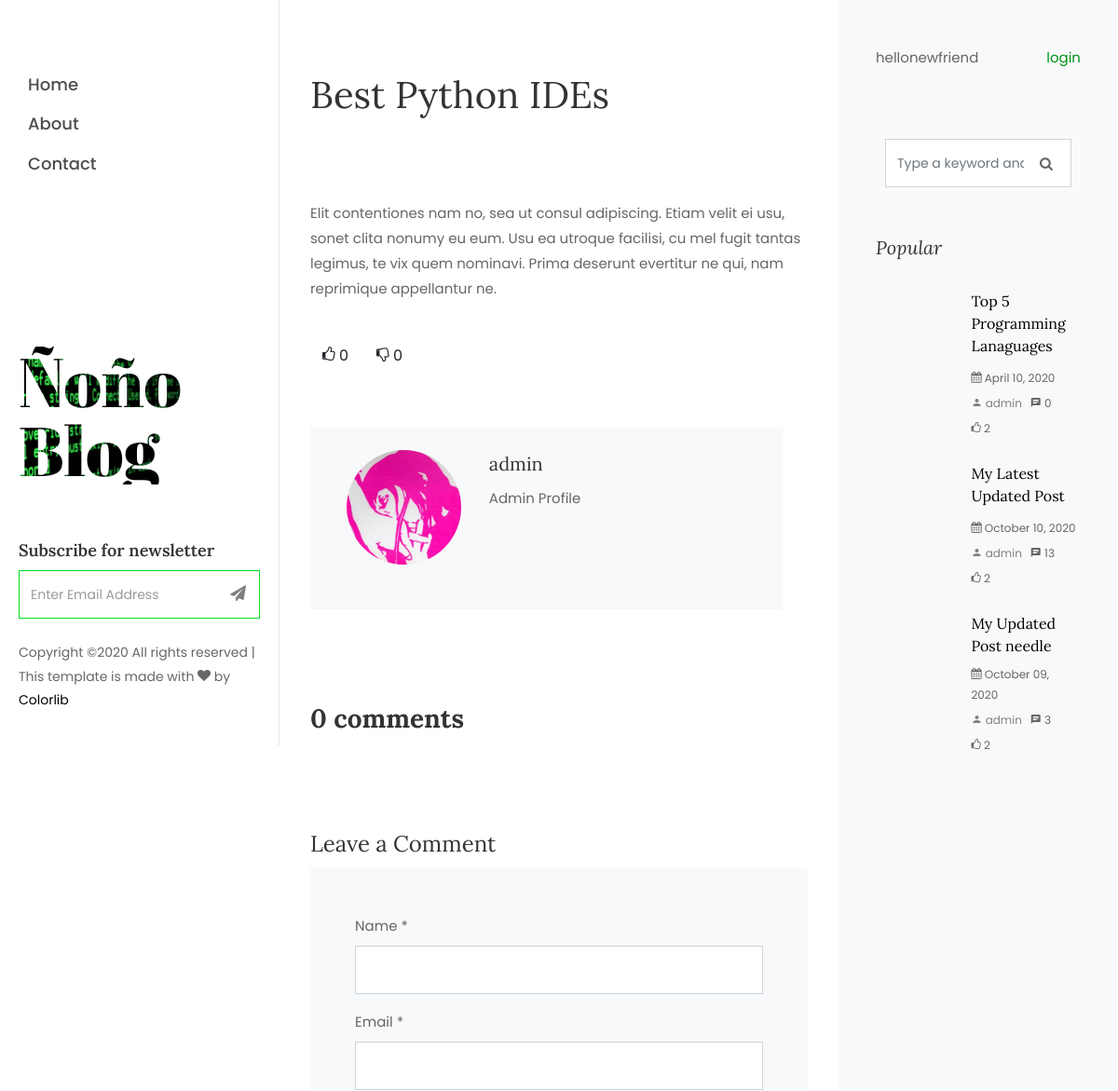
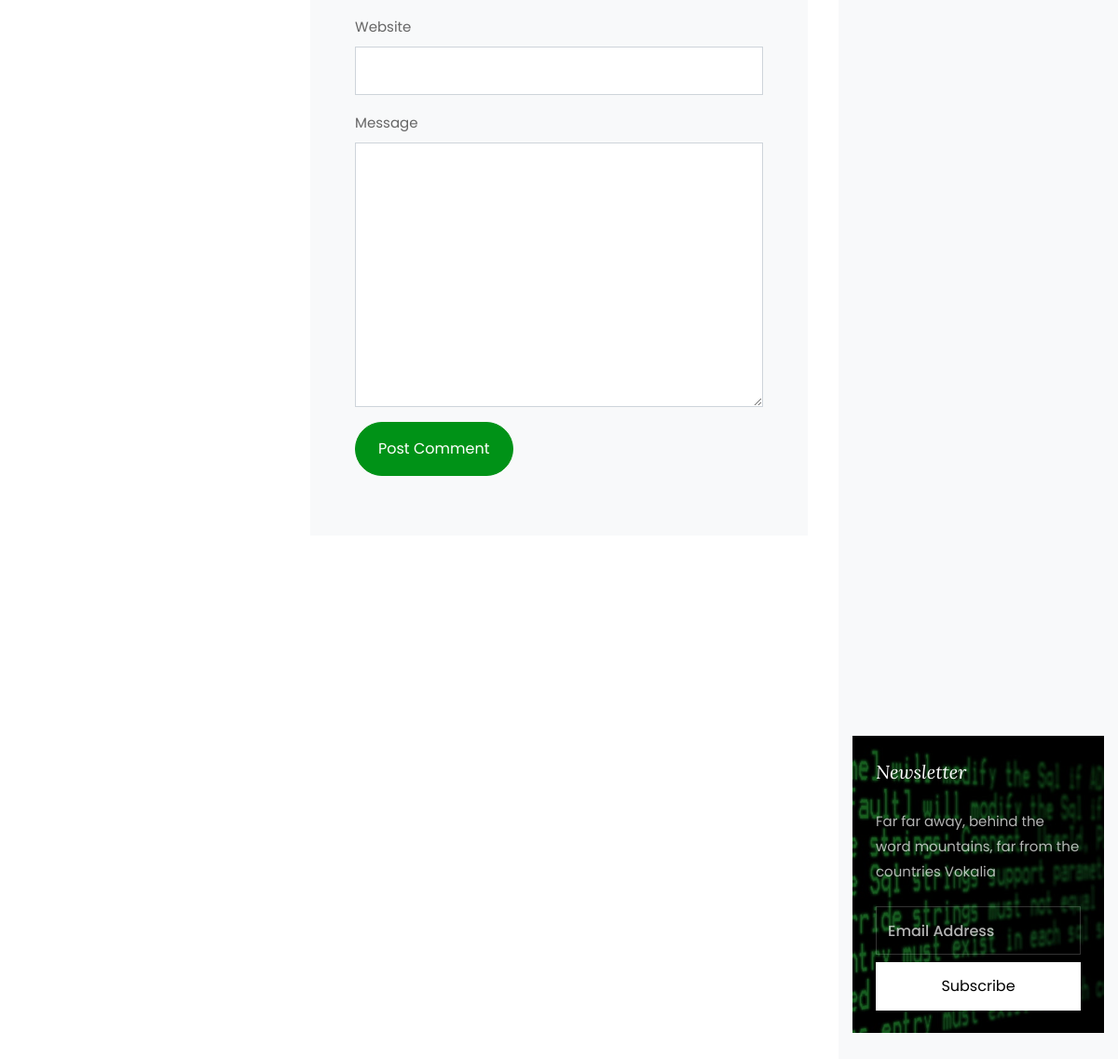
The app's page /posts/11/ with its own data (2 pictures, top to bottom).
### blog/models.py (models this page shows, shortened)
class Post(models.Model):
    title = models.CharField(max_length=255)
    image = models.ImageField(upload_to='blog/', default='default_post.jpg')
    content = models.TextField()
    created_at = models.DateTimeField(auto_now_add=True)
    category = models.ForeignKey(Category, on_delete=models.SET_NULL, null=True, blank=True)
    author = models.ForeignKey(User, on_delete=models.CASCADE)
    active = models.BooleanField(default=True)
    tags = TaggableManager(blank=True)
    def get_comments(self):
        return self.comments.count()
    def get_likes(self):
        return self.votes.filter(like=True).count()
    def get_dislikes(self):
        return self.votes.filter(like=False).count()

### users/models.py (models this page shows, shortened)
class Profile(models.Model):
    user = models.OneToOneField(User, on_delete=models.CASCADE)
    bio = models.TextField()
    image = models.ImageField(default='default.jpg', upload_to='profile_pics')
    """ def save(self, *args, **kwargs):
        super().save(*args, **kwargs)

        img = Image.open(self.image.path)
        if img.height > 300 or img.width > 300:
            output_size = (300, 300)
            img.thumbnail(output_size)
            img.save(self.image.path) """

### blog/views.py (the view, shortened to what this page needs)
# urls.py: path('posts/<int:pk>/', PostDetailView.as_view(), name='post_detail'),
class PostDetailView(View):
    def get(self, *args, **kwargs):
        post = get_object_or_404(Post, pk=self.kwargs.get('pk'))
        comments = post.comments.filter(active=True, parent=None).order_by('-created_at')
        form = CommentForm()
        context = {'post': post, 'comments': comments, 'form': form}
        return render(self.request, "blog/post_detail.html", context)

### blog/forms.py
class CommentForm(forms.Form):
    parent_id = forms.CharField(widget=forms.HiddenInput(), required=False)
    content = forms.CharField(label='', widget=forms.Textarea(attrs={
        'rows': 4,
        'cols': 100
    }))

### blog/templatetags/custom_tags.py (called while the page is built)
@register.filter
def month_name(value):
    return calendar.month_name[value]

### blog/templatetags/sidebar_template_tags.py (called while the page is built)
@register.simple_tag
def get_latest_posts():
    qs = Post.objects.order_by('-created_at')[:3]
    if qs.exists():
        return qs
    return []

@register.simple_tag
def get_popular_posts():
    qs = (Post.objects
        .annotate(likes=(Count('votes', filter=Q(votes__like=True)) - Count('votes', filter=Q(votes__like=False))))
        .order_by('-likes', '-created_at'))[:3]
    if qs.exists():
        return qs
    return []

@register.simple_tag
def get_categories_total():
    qs = Category.objects.all().annotate(posts_count=Count('post')).order_by('name')
    if qs.exists():
        return qs
    return []

@register.simple_tag
def get_popular_tags():
    qs = Tag.objects.all()[:6]
    if qs.exists():
        return qs
    return []

@register.simple_tag
def get_archives():
    qs = (Post.objects.annotate(month=ExtractMonth('created_at'), year=ExtractYear('created_at'),)
            .order_by('-year', '-month')
            .values('month', 'year')
            .annotate(total=Count('*'))
            .values('month', 'year', 'total'))[:6]
    if qs.exists():
        return qs
    return []

### blog/templates/blog/post_detail.html (shortened to what this page needs)
{% extends "blog/base/base.html" %}
{% load crispy_forms_tags %}
{% block content %}
    <section class="ftco-section ftco-no-pt ftco-no-pb">
        <div class="container">
            <div class="row d-flex">
                <div class="col-lg-8 px-md-5 py-5">
                    <div class="row pt-md-4">
                        <h1 class="mb-3">{{ post.title }}</h1>
                    </div>
                    {% if post.image %}
                        <p>
                        </p>
                    {% endif %}
                    <div class="row pt-md-4">
                        <p>{{ post.content | safe }}</p>
                    </div>
                    <div class="row pt-md-4">
                        <div class="votes">
                            <a href="#" class="btn vote_btn like" data-like="1" data-url="{% url 'blog:vote' post.id 'post' %}" role="button">
                                <i class="icon-thumbs-o-up"></i>
                                <span class="like_count">{{ post.get_likes }}</span>
                            </a>
                            <a href="#" class="btn vote_btn dislike" data-like="0" data-url="{% url 'blog:vote' post.id 'post' %}" role="button">
                                <i class="icon-thumbs-o-down"></i>
                                <span class="dislike_count">{{ post.get_dislikes }}</span>
                            </a>
                        </div>
                        <div class="about-author d-flex p-4 bg-light">
                            <div class="bio col-lg-4">
                                <img src="{{ post.author.profile.image.url }}" alt="Image placeholder" class="img-fluid mb-4">
                            </div>
                            <div class="desc col-lg-8">
                                <h3>{{ post.author }}</h3>
                                <p>{{ post.author.profile.bio}}</p>
                            </div>
                        </div>
                        <div class="pt-5 mt-5">
                            <h3 class="mb-5 font-weight-bold">{{ post.get_comments }} comment{{ post.get_comments | pluralize }}</h3>
                            <div class="comment-form-wrap pt-5">
                                <h4 class="article-title">Leave a Comment</h4>
                                {% if user.is_authenticated %}
                                    <article class="media comment content-section mt-3">
                                        <img class="rounded-circle article-img" src="{{ request.user.profile.image.url }}" />
                                        <div class="media-body">
                                            <form method="POST">
                                                {% csrf_token %}
                                                {{ form | crispy }}
                                                <button class="btn btn-primary mr-1 float-right" type="submit">Comment</button>
                                            </form>
                                        </div>
                                    </article>
                                {% else %}
                                    <form action="#" class="p-3 p-md-5 bg-light">
                                        <div class="form-group">
                                            <label for="name">Name *</label>
                                            <input type="text" class="form-control" id="name">
                                        </div>
                                        <div class="form-group">
                                            <label for="email">Email *</label>
                                            <input type="email" class="form-control" id="email">
                                        </div>
                                        <div class="form-group">
                                            <label for="website">Website</label>
                                            <input type="url" class="form-control" id="website">
                                        </div>
                                        <div class="form-group">
                                            <label for="message">Message</label>
                                            <textarea name="" id="message" cols="30" rows="10" class="form-control"></textarea>
                                        </div>
                                        <div class="form-group">
                                            <input type="submit" value="Post Comment" class="btn py-3 px-4 btn-primary">
                                        </div>
                                    </form>
                                {% endif %}
                            </div>
                        </div>
                    </div>
                </div>
                {% include "blog/base/sidebar.html" %}
            </div>
        </div>
    </section>
{% endblock content %}

### blog/templates/blog/base/base.html (shortened to what this page needs)
{% load static %}
<!DOCTYPE html>
<html lang="en">
  <head>
    <link rel="stylesheet" href="{% static 'blog/css/bootstrap.min.css' %}">
    <link rel="stylesheet" href="{% static 'blog/css/main.css' %}">
    <link rel="stylesheet" href="{% static 'blog/css/animate.css' %}">
    <link rel="stylesheet" href="{% static 'blog/css/aos.css' %}">
    <link rel="stylesheet" href="{% static 'blog/css/bootstrap-datepicker.css' %}">
    <link rel="stylesheet" href="{% static 'blog/css/flaticon.css' %}">
    <link rel="stylesheet" href="{% static 'blog/css/ionicons.min.css' %}">
    <link rel="stylesheet" href="{% static 'blog/css/icomoon.css' %}">
    <link rel="stylesheet" href="{% static 'blog/css/jquery.timepicker.css' %}">
    <link rel="stylesheet" href="{% static 'blog/css/magnific-popup.css' %}">
    <link rel="stylesheet" href="{% static 'blog/css/open-iconic-bootstrap.min.css' %}">
    <link rel="stylesheet" href="{% static 'blog/css/owl.carousel.min.css' %}">
    <link rel="stylesheet" href="{% static 'blog/css/owl.theme.default.min.css' %}">
  </head>
  <body>
    <div id="colorlib-page">
        {% include "blog/base/lateral.html" %}
        <div id="colorlib-main">
            {% block content %} {% endblock %}
        </div>
    </div>
  </body>
</html>

### blog/templates/blog/base/lateral.html (shortened to what this page needs)
{% load static %}
{% block content %}
    <aside id="colorlib-aside" role="complementary" class="js-fullheight">
        <nav id="colorlib-main-menu" role="navigation">
            <ul>
                <li class="{% if request.path == '/' %} colorlib-active {%endif%}">
                    <a href="{% url 'blog:home' %}">Home</a>
                </li>
                <li class="{% if request.path == '/about/' %} colorlib-active {%endif%}">
                    <a href="{% url 'blog:about' %}">About</a>
                </li>
                <li class="{% if request.path == '/contact/' %} colorlib-active {%endif%}">
                    <a href="{% url 'blog:contact' %}">Contact</a>
                </li>
            </ul>
        </nav>
        <div class="colorlib-footer">
            <h1 id="colorlib-logo" class="mb-5">
                <a href="{% url 'blog:home' %}" style="background-image: url(/static/blog/img/bg_1.jpg);">
                    Ñoño <span>Blog</span>
                </a>
            </h1>
            <div class="mb-4">
                <h3>Subscribe for newsletter</h3>
                <form action="#" class="colorlib-subscribe-form">
                    <div class="form-group d-flex">
                        <div class="icon"><span class="icon-paper-plane"></span></div>
                        <input type="text" class="form-control" placeholder="Enter Email Address">
                    </div>
                </form>
            </div>
            <p class="pfooter">
                Copyright &copy;<script>document.write(new Date().getFullYear());</script> All rights reserved | This template is made with <i class="icon-heart" aria-hidden="true"></i> by <a href="https://colorlib.com" target="_blank">Colorlib</a>
        </div>
    </aside>
{% endblock %}

### blog/templates/blog/base/sidebar.html (shortened to what this page needs)
{% load static %}
{% get_popular_posts as popular_posts %}
{% get_latest_posts as latest_posts %}
{% get_categories_total as categories %}
{% get_popular_tags as tags %}
{% get_archives as archives %}
{% block content %}
    <div class="col-xl-4 sidebar ftco-animate bg-light pt-5">
        <div class="sidebar-box">
            {% if user.is_authenticated %}
                <p>
                    hellofriend,
                    <a href="{% url 'profile' %}">{{ user | title }}</a>
                    <span class="float-right">
                        <a href="{% url 'logout' %}">logout</a>
                    </span>
                </p>
            {% else %}
                <p>
                    hellonewfriend
                    <span class="float-right">
                        <a href="{% url 'login' %}">login</a>
                    </span>
                </p>
            {% endif %}
        </div>
        <div class="sidebar-box pt-md-4">
            <form action="{% url 'blog:home' %}" method="GET" class="search-form">
                <div class="form-group">
                    <i class="icon icon-search"></i>
                    <input type="text" id="search" name="search" class="form-control" placeholder="Type a keyword and hit enter" value="{{ request.GET.search }}">
                </div>
            </form>
        </div>
        <div class="sidebar-box ftco-animate">
            <h3 class="sidebar-heading">Popular</h3>
            {% for popular in popular_posts %}
            <div class="block-21 mb-4 d-flex">
                <a class="blog-img mr-4" style="background-image: url('{{ popular.image.url }}');"></a>
                <div class="text">
                    <h3 class="heading"><a href="{% url 'blog:post_detail' popular.id %}">{{ popular.title }}</a></h3>
                    <div class="meta">
                        <div><span class="icon-calendar"></span> {{ popular.created_at | date:'F d, Y' }}</div>
                    </div>
                    <div class="meta">
                        <div>
                            <a href="{% url 'blog:user_posts' popular.author %}">
                                <span class="icon-person"></span> {{ popular.author }}
                            </a>
                        </div>
                        <div><span class="icon-chat"></span> {{ popular.get_comments }}</div>
                        <div><span class="icon-thumbs-o-up"></span> {{ popular.get_likes }}</div>
                    </div>
                </div>
            </div>
            {% endfor %}
        </div>
        <div class="sidebar-box subs-wrap img py-4" style="background-image: url(/static/blog/img/bg_1.jpg);">
            <div class="overlay"></div>
            <h3 class="mb-4 sidebar-heading">Newsletter</h3>
            <p class="mb-4">Far far away, behind the word mountains, far from the countries Vokalia</p>
            <form action="#" class="subscribe-form">
                <div class="form-group">
                <input type="text" class="form-control" placeholder="Email Address">
                <input type="submit" value="Subscribe" class="mt-2 btn btn-white submit">
                </div>
            </form>
        </div>
    </div>
{% endblock content %}

### blog/static/blog/css/icomoon.css (style rules this page uses)
[class^="icon-"], [class*=" icon-"] { font-family: 'icomoon' !important; speak: none; font-style: normal; font-weight: normal; font-variant: normal; text-transform: none; line-height: 1; -webkit-font-smoothing: antialiased; -moz-osx-font-smoothing: grayscale; }
.icon-search:before { content: "\f002"; }
.icon-heart:before { content: "\f004"; }
.icon-calendar:before { content: "\f073"; }
.icon-thumbs-o-up:before { content: "\f087"; }
.icon-thumbs-o-down:before { content: "\f088"; }
.icon-paper-plane:before { content: "\f1d8"; }
.icon-chat:before { content: "\e0b7"; }
.icon-person:before { content: "\e7fd"; }

### records on screen
Post: title "Best Python IDEs", content "Elit contentiones nam no, sea ut consul adipiscing. Etiam velit ei usu, sonet clita nonumy eu eum. Usu ea utroque facilisi, cu mel fugit tantas legimus, te vix quem nominavi. Prima deserunt evertitur ne qui, nam reprimique appellantur ne.", get_likes "0", get_dislikes "0", author.profile.image (picture), author "admin", author.profile.bio "Admin Profile", get_comments "0", get_comments|pluralize "s"
Post: title "Top 5 Programming Lanaguages", created_at "April 10, 2020", author "admin", get_comments "0", get_likes "2"
Post: title "My Latest Updated Post", created_at "October 10, 2020", author "admin", get_comments "13", get_likes "2"
Post: title "My Updated Post needle", created_at "October 09, 2020", author "admin", get_comments "3", get_likes "2"
